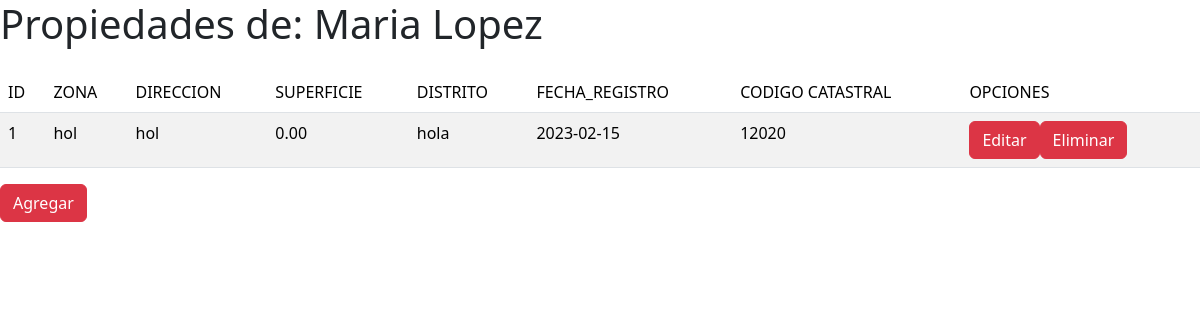
The app's page /p2/verpropiedades.php?id=2 with its own data.
### tables this page shows
CREATE TABLE `catastro` (
  `id` int(11) NOT NULL,
  `zona` varchar(50) DEFAULT NULL,
  `direccion` varchar(255) DEFAULT NULL,
  `superficie` decimal(10,2) DEFAULT NULL,
  `distrito` varchar(20) DEFAULT NULL,
  `fecha_registro` date DEFAULT NULL,
  `usuario_id` int(11) DEFAULT NULL,
  `codigo_catastral` varchar(20) DEFAULT NULL
);

### p2/verpropiedades.php (the view, shortened to what this page needs)
<?php
	$con = mysqli_connect("localhost","root","","bdmissael");
	$id=$_GET["id"];
	$sql="select * from usuario where id=$id";
	$resultado=mysqli_query($con, $sql);
	$fila = mysqli_fetch_array($resultado);
	$id=$fila["id"];
	$sql2 = "select * from catastro where usuario_id =$id";
	$res2 = mysqli_query($con, $sql2);
?>
<!DOCTYPE html>
<html>
<head>
			<link href="https://cdn.jsdelivr.net/npm/bootstrap@5.3.3/dist/css/bootstrap.min.css" rel="stylesheet">
</head>
<body>
	<h1>Propiedades de:
	 </h1>
	 	<table class="table table-striped">
	<table class="table table-striped">
	<thead>
		<tr>
			<td scope="col">ID</td>
			<td scope="col">ZONA</td>
			<td scope="col">DIRECCION</td>
			<td scope="col">SUPERFICIE</td>
			<td scope="col">DISTRITO</td>
			<td scope="col">FECHA_REGISTRO</td>
			<td scope="col">CODIGO CATASTRAL</td>
			<td scope="col">OPCIONES</td>
		</tr>
	</thead>
	<tbody>
		<?php
				while($fila1 = mysqli_fetch_array($res2)){
				echo "<tr>";
				echo "<td>$fila1[id]</td>";
				echo "<td>$fila1[zona]</td>";
				echo "<td>$fila1[direccion]</td>";
				echo "<td>$fila1[superficie]</td>";
				echo "<td>$fila1[distrito]</td>";
				echo "<td>$fila1[fecha_registro]</td>";
				echo "<td>$fila1[codigo_catastral]</td>";
				echo "<td>";
				echo "<a class='btn btn-danger' href='modificar.php?id=$fila1[id]&fecha_registro=$fila1[fecha_registro]&codigo_catastral=$fila1[codigo_catastral]'>Editar</a>";
				echo "<a class='btn btn-danger' href='eliminar.php?id=$fila1[id]'>Eliminar</a>";
				echo "</td>";
				echo "</tr>";
			}
		?>
		</tbody>
	</table>
	<?php
	echo "<a class='btn btn-danger' href='agregar.php?id=$id'>Agregar</a>";
	?>
</body>
</html>

### records on screen
catastro: id "1", zona "hol", direccion "hol", superficie "0.00", distrito "hola", fecha_registro "2023-02-15", codigo_catastral "12020"
